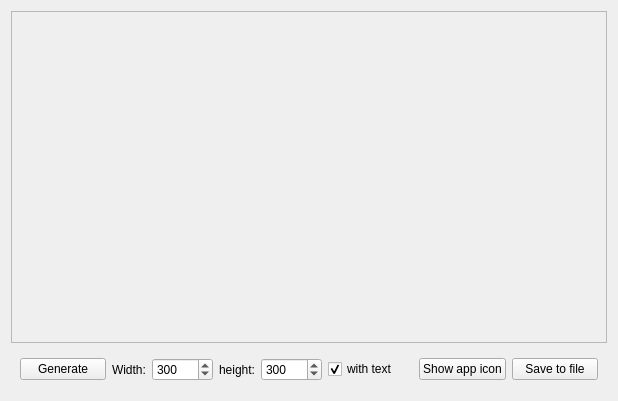
<?xml version="1.0" encoding="UTF-8"?>
<ui version="4.0">
 <class>Iconwindow</class>
 <widget class="QWidget" name="Iconwindow">
  <property name="geometry">
   <rect>
    <x>0</x>
    <y>0</y>
    <width>618</width>
    <height>401</height>
   </rect>
  </property>
  <property name="windowTitle">
   <string>Form</string>
  </property>
  <layout class="QVBoxLayout" name="verticalLayout_2">
   <item>
    <widget class="QScrollArea" name="scrollArea">
     <property name="widgetResizable">
      <bool>true</bool>
     </property>
     <widget class="QWidget" name="scrollAreaWidgetContents">
      <property name="geometry">
       <rect>
        <x>0</x>
        <y>0</y>
        <width>598</width>
        <height>330</height>
       </rect>
      </property>
      <layout class="QVBoxLayout" name="verticalLayout">
       <item>
        <widget class="QLabel" name="pic">
         <property name="text">
          <string/>
         </property>
        </widget>
       </item>
      </layout>
     </widget>
    </widget>
   </item>
   <item>
    <widget class="QWidget" name="widget" native="true">
     <property name="sizePolicy">
      <sizepolicy hsizetype="Preferred" vsizetype="Fixed">
       <horstretch>0</horstretch>
       <verstretch>0</verstretch>
      </sizepolicy>
     </property>
     <layout class="QHBoxLayout" name="horizontalLayout_3">
      <item>
       <widget class="QPushButton" name="btn_generate">
        <property name="text">
         <string>Generate</string>
        </property>
       </widget>
      </item>
      <item>
       <layout class="QHBoxLayout" name="horizontalLayout">
        <item>
         <widget class="QLabel" name="label">
          <property name="text">
           <string>Width:</string>
          </property>
         </widget>
        </item>
        <item>
         <widget class="QSpinBox" name="spin_width">
          <property name="sizePolicy">
           <sizepolicy hsizetype="Minimum" vsizetype="Minimum">
            <horstretch>0</horstretch>
            <verstretch>0</verstretch>
           </sizepolicy>
          </property>
          <property name="maximum">
           <number>10000</number>
          </property>
          <property name="value">
           <number>300</number>
          </property>
         </widget>
        </item>
       </layout>
      </item>
      <item>
       <layout class="QHBoxLayout" name="horizontalLayout_2">
        <item>
         <widget class="QLabel" name="label_2">
          <property name="text">
           <string>height:</string>
          </property>
         </widget>
        </item>
        <item>
         <widget class="QSpinBox" name="spin_height">
          <property name="maximum">
           <number>10000</number>
          </property>
          <property name="value">
           <number>300</number>
          </property>
         </widget>
        </item>
       </layout>
      </item>
      <item>
       <widget class="QCheckBox" name="check_text">
        <property name="text">
         <string>with text</string>
        </property>
        <property name="checked">
         <bool>true</bool>
        </property>
       </widget>
      </item>
      <item>
       <widget class="QPushButton" name="btn_appIcon">
        <property name="text">
         <string>Show app icon</string>
        </property>
       </widget>
      </item>
      <item>
       <widget class="QPushButton" name="btn_save">
        <property name="text">
         <string>Save to file</string>
        </property>
       </widget>
      </item>
     </layout>
    </widget>
   </item>
  </layout>
 </widget>
 <resources/>
 <connections/>
</ui>
